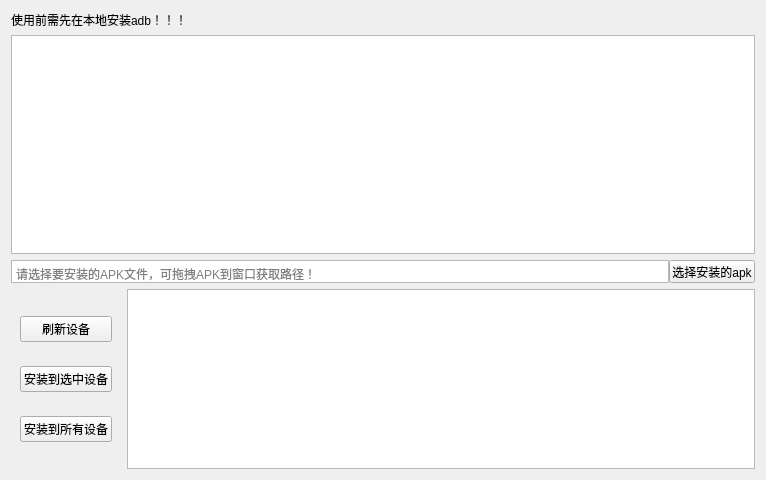
<?xml version="1.0" encoding="UTF-8"?>
<ui version="4.0">
 <class>Form</class>
 <widget class="QWidget" name="Form">
  <property name="geometry">
   <rect>
    <x>0</x>
    <y>0</y>
    <width>766</width>
    <height>480</height>
   </rect>
  </property>
  <property name="acceptDrops">
   <bool>true</bool>
  </property>
  <property name="windowTitle">
   <string>multi_install</string>
  </property>
  <layout class="QVBoxLayout" name="verticalLayout">
   <item>
    <widget class="QLabel" name="label">
     <property name="text">
      <string>使用前需先在本地安装adb！！！</string>
     </property>
    </widget>
   </item>
   <item>
    <widget class="QTableView" name="tableView">
     <property name="layoutDirection">
      <enum>Qt::LeftToRight</enum>
     </property>
     <property name="autoFillBackground">
      <bool>true</bool>
     </property>
     <property name="editTriggers">
      <set>QAbstractItemView::NoEditTriggers</set>
     </property>
     <property name="defaultDropAction">
      <enum>Qt::IgnoreAction</enum>
     </property>
     <property name="selectionMode">
      <enum>QAbstractItemView::MultiSelection</enum>
     </property>
     <property name="selectionBehavior">
      <enum>QAbstractItemView::SelectRows</enum>
     </property>
     <property name="textElideMode">
      <enum>Qt::ElideMiddle</enum>
     </property>
     <attribute name="horizontalHeaderMinimumSectionSize">
      <number>100</number>
     </attribute>
     <attribute name="horizontalHeaderDefaultSectionSize">
      <number>203</number>
     </attribute>
     <attribute name="horizontalHeaderStretchLastSection">
      <bool>false</bool>
     </attribute>
     <attribute name="verticalHeaderStretchLastSection">
      <bool>false</bool>
     </attribute>
    </widget>
   </item>
   <item>
    <widget class="QWidget" name="selectApk" native="true">
     <property name="enabled">
      <bool>true</bool>
     </property>
     <property name="minimumSize">
      <size>
       <width>0</width>
       <height>23</height>
      </size>
     </property>
     <property name="maximumSize">
      <size>
       <width>16777215</width>
       <height>23</height>
      </size>
     </property>
     <property name="autoFillBackground">
      <bool>false</bool>
     </property>
     <layout class="QHBoxLayout" name="horizontalLayout_4">
      <property name="spacing">
       <number>0</number>
      </property>
      <property name="leftMargin">
       <number>0</number>
      </property>
      <property name="topMargin">
       <number>0</number>
      </property>
      <property name="rightMargin">
       <number>0</number>
      </property>
      <property name="bottomMargin">
       <number>0</number>
      </property>
      <item>
       <widget class="QPlainTextEdit" name="filePath">
        <property name="enabled">
         <bool>true</bool>
        </property>
        <property name="maximumSize">
         <size>
          <width>16777215</width>
          <height>23</height>
         </size>
        </property>
        <property name="verticalScrollBarPolicy">
         <enum>Qt::ScrollBarAlwaysOff</enum>
        </property>
        <property name="horizontalScrollBarPolicy">
         <enum>Qt::ScrollBarAlwaysOff</enum>
        </property>
        <property name="sizeAdjustPolicy">
         <enum>QAbstractScrollArea::AdjustIgnored</enum>
        </property>
        <property name="lineWrapMode">
         <enum>QPlainTextEdit::NoWrap</enum>
        </property>
        <property name="readOnly">
         <bool>true</bool>
        </property>
        <property name="placeholderText">
         <string notr="true">请选择要安装的APK文件，可拖拽APK到窗口获取路径！</string>
        </property>
       </widget>
      </item>
      <item>
       <widget class="QPushButton" name="openFileBtn">
        <property name="maximumSize">
         <size>
          <width>86</width>
          <height>23</height>
         </size>
        </property>
        <property name="text">
         <string>选择安装的apk</string>
        </property>
       </widget>
      </item>
     </layout>
    </widget>
   </item>
   <item>
    <widget class="QWidget" name="action" native="true">
     <property name="maximumSize">
      <size>
       <width>16777215</width>
       <height>180</height>
      </size>
     </property>
     <layout class="QHBoxLayout" name="horizontalLayout_5">
      <property name="leftMargin">
       <number>0</number>
      </property>
      <property name="topMargin">
       <number>0</number>
      </property>
      <property name="rightMargin">
       <number>0</number>
      </property>
      <property name="bottomMargin">
       <number>0</number>
      </property>
      <item>
       <widget class="QWidget" name="widget" native="true">
        <layout class="QVBoxLayout" name="verticalLayout_2">
         <item>
          <widget class="QPushButton" name="showDevicesBtn">
           <property name="text">
            <string>刷新设备</string>
           </property>
          </widget>
         </item>
         <item>
          <widget class="QPushButton" name="installSelectBtn">
           <property name="text">
            <string>安装到选中设备</string>
           </property>
          </widget>
         </item>
         <item>
          <widget class="QPushButton" name="installAllBtn">
           <property name="text">
            <string>安装到所有设备</string>
           </property>
          </widget>
         </item>
        </layout>
       </widget>
      </item>
      <item>
       <widget class="QPlainTextEdit" name="output">
        <property name="maximumSize">
         <size>
          <width>16777215</width>
          <height>180</height>
         </size>
        </property>
        <property name="readOnly">
         <bool>true</bool>
        </property>
       </widget>
      </item>
     </layout>
    </widget>
   </item>
  </layout>
 </widget>
 <resources/>
 <connections/>
</ui>
